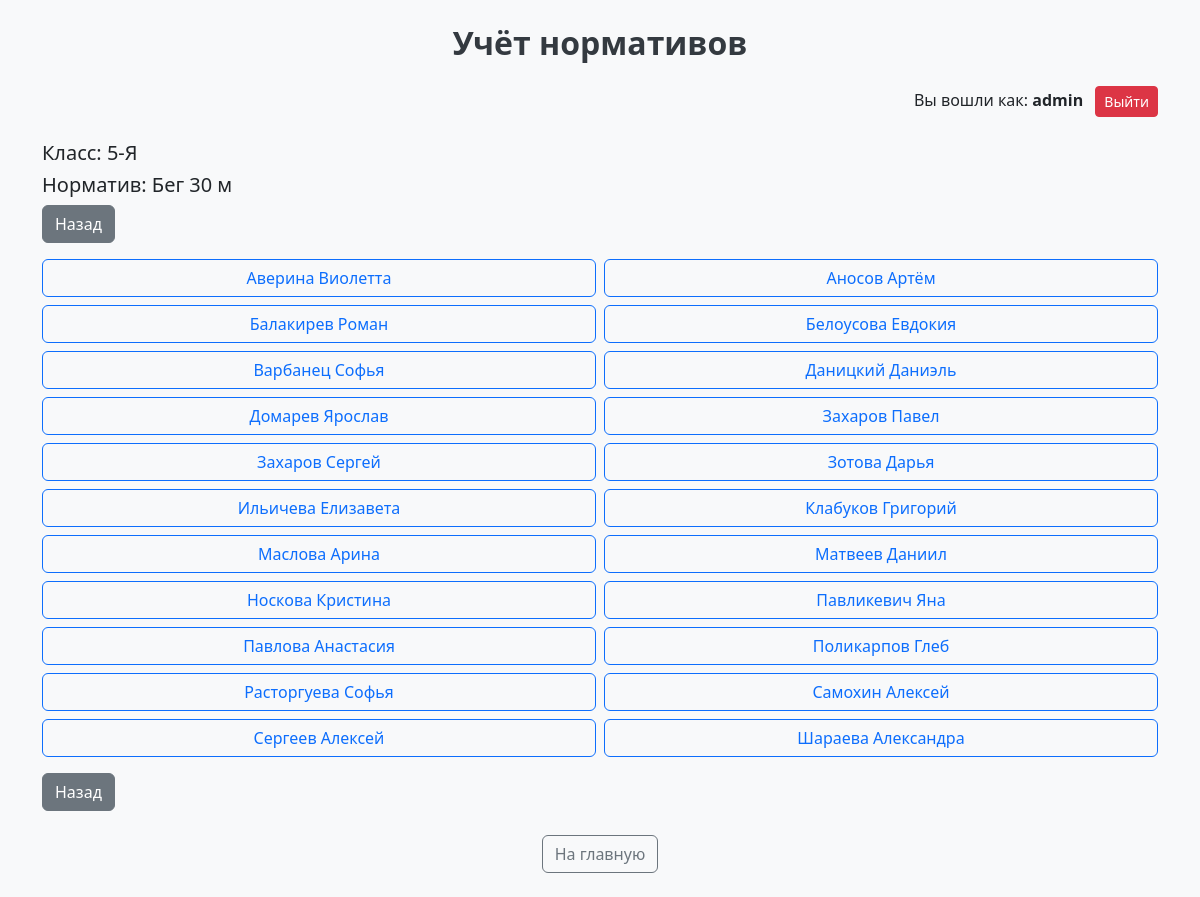
The app's page /select_student/Ясенево/5-Я/1 (signed in) with its own data.
### tables this page shows
CREATE TABLE "Normatives" (
	"id"	INTEGER,
	"name"	TEXT NOT NULL,
	"unit"	TEXT NOT NULL,
	"min_age"	INTEGER NOT NULL,
	"max_age"	INTEGER,
	"category"	TEXT NOT NULL,
	PRIMARY KEY("id" AUTOINCREMENT)
);

CREATE TABLE Students (
    id INTEGER PRIMARY KEY AUTOINCREMENT,
    full_name TEXT NOT NULL,
    gender TEXT CHECK (gender IN ('М', 'Ж')) NOT NULL,
    birth_date DATE NOT NULL,
    class TEXT NOT NULL,
    department TEXT
, user_id INTEGER, height INTEGER, weight INTEGER, photo_filename TEXT);

### server.py (the view)
@app.route('/select_student/<department>/<class_name>/<int:normative_id>')
def select_student(department, class_name, normative_id):
    conn = get_db_connection()
    if session.get('role') == 'admin':
        students = conn.execute('SELECT id, full_name FROM Students WHERE department = ? AND class = ?', (department, class_name)).fetchall()
    else:
        user_id = session.get('user_id')
        students = conn.execute('SELECT id, full_name FROM Students WHERE department = ? AND class = ? AND user_id = ?', (department, class_name, user_id)).fetchall()
    normative = conn.execute('SELECT name FROM Normatives WHERE id = ?', (normative_id,)).fetchone()
    conn.close()
    return render_template('select_student.html', department=department, class_name=class_name, students=students, normative_id=normative_id, normative_name=normative['name'])

### server.py (called while the page is built)
def get_db_connection():
    conn = sqlite3.connect(DB_PATH)
    conn.row_factory = sqlite3.Row
    return conn

### templates/select_student.html
{% extends 'base.html' %}
{% block content %}
<h5>Класс: {{ class_name }}</h5>
<h5>Норматив: {{ normative_name }}</h5>
<a href="{{ url_for('select_normative', department=department, class_name=class_name) }}" class="btn btn-secondary mb-3">Назад</a>
<div class="row row-cols-1 row-cols-md-2 g-2">
    {% for student in students %}
    <div class="col">
        <a href="{{ url_for('show_result_form', student_id=student['id'], normative_id=normative_id) }}" class="btn btn-outline-primary w-100">
            {{ student['full_name'].rsplit(' ', 1)[0] }}
        </a>
    </div>
    {% endfor %}
</div>
<a href="{{ url_for('select_normative', department=department, class_name=class_name) }}" class="btn btn-secondary mt-3">Назад</a>
{% endblock %}

### templates/base.html (style rules this page uses)
body { background-color: #f8f9fa; }

### records on screen
Normatives: name "Бег 30 м"
Students: full_name "Аверина Виолетта"
Students: full_name "Аносов Артём"
Students: full_name "Балакирев Роман"
Students: full_name "Белоусова Евдокия"
Students: full_name "Варбанец Софья"
Students: full_name "Даницкий Даниэль"
Students: full_name "Домарев Ярослав"
Students: full_name "Захаров Павел"
Students: full_name "Захаров Сергей"
Students: full_name "Зотова Дарья"
Students: full_name "Ильичева Елизавета"
Students: full_name "Клабуков Григорий"
Students: full_name "Маслова Арина"
Students: full_name "Матвеев Даниил"
Students: full_name "Носкова Кристина"
Students: full_name "Павликевич Яна"
Students: full_name "Павлова Анастасия"
Students: full_name "Поликарпов Глеб"
Students: full_name "Расторгуева Софья"
Students: full_name "Самохин Алексей"
Students: full_name "Сергеев Алексей"
Students: full_name "Шараева Александра"

### other values on screen
{{ session['username'] }} "admin"
{{ class_name }} "5-Я"
